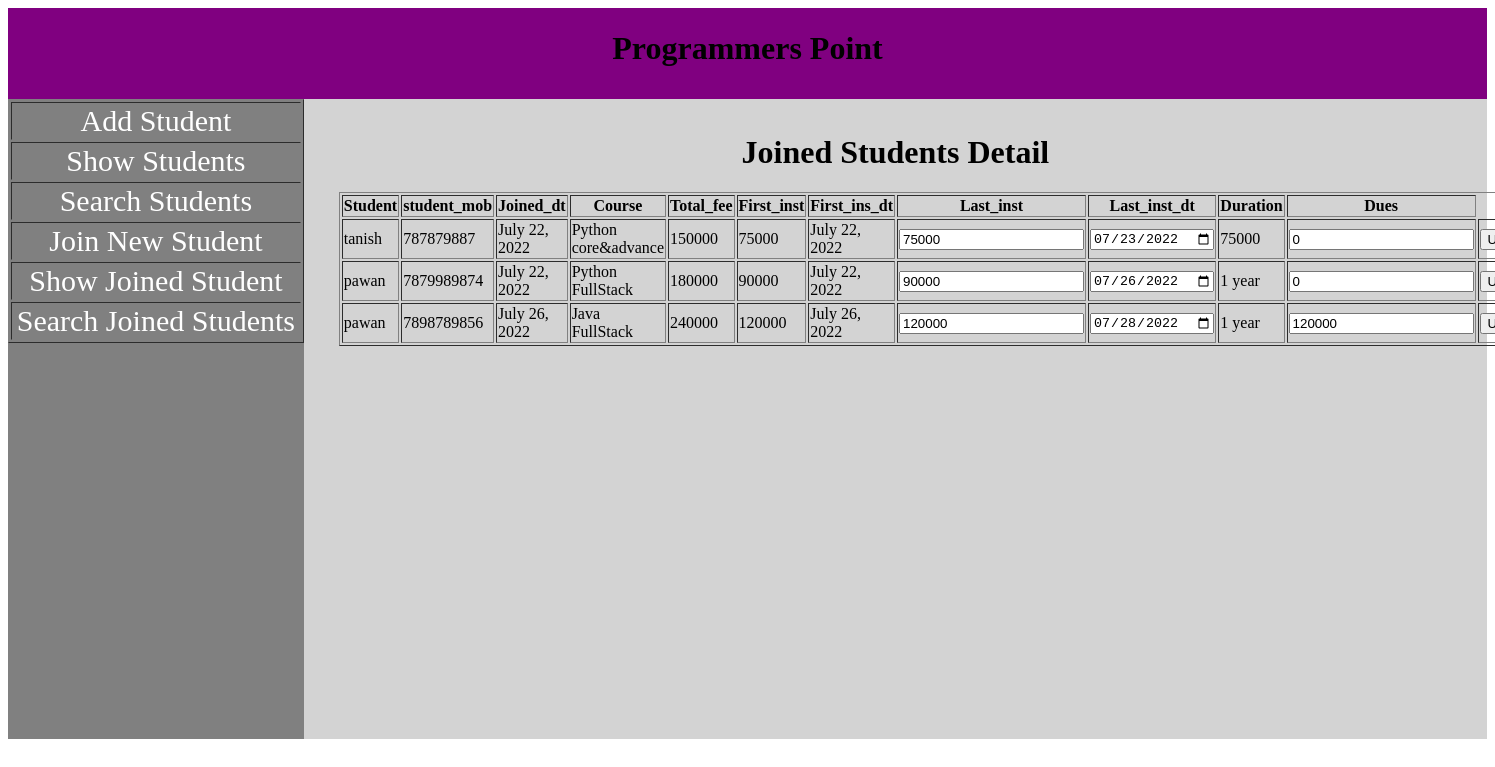
Page /showjoinstudents on the committed database.
### home/models.py (models this page shows, shortened)
class Joined(models.Model):
    student=models.ForeignKey(Student,on_delete=models.CASCADE)
    joined_dt=models.DateField(auto_now=False)
    total=models.IntegerField()
    first_ins=models.IntegerField()
    first_dt=models.DateField(auto_now=False)
    last_ins=models.IntegerField()
    last_dt=models.DateField(auto_now=False)
    duration=models.CharField(max_length=20)
    dues=models.IntegerField(default=0)
    def __str__(self) -> str:
        return str(self.last_dt.strftime("%Y-%m-%d"))

class Student(models.Model):
    user=models.OneToOneField(User,primary_key=True,on_delete=models.CASCADE)
    mob=models.CharField(max_length=11)
    address=models.CharField(max_length=20)
    course=models.CharField(max_length=20)
    edt=models.DateField(auto_now=False)
    remarks=models.CharField(max_length=100,default=None)
    name=models.CharField(max_length=20,default=None)

### home/views.py (the view)
# urls.py: path('showjoinstudents',views.showjoinstudents),
def showjoinstudents(request):
    joined=Joined.objects.all()
    return render(request,"showjoinedstudents.html",{'joined':joined})

### templates/showjoinedstudents.html (shortened to what this page needs)
{%extends 'base.html'%}
{%block content%}
<h1 align="center">Joined Students Detail</h1>
<table align="center" border="1px">
<tr>
    <th>Student</th>
    <th>student_mob</th>
    <th>Joined_dt</th>
    <th>Course</th>
    <th>Total_fee</th>
    <th>First_inst</th>
    <th>First_ins_dt</th>
    <th>Last_inst</th>
    <th>Last_inst_dt</th>
    <th>Duration</th>
    <th>Dues</th>
</tr>
{%for i in joined%}
<tr>
    <form action="updatejoined" method="post" >
    <td>{{i.student.name}}<input type="hidden" name="id" value="{{i.id}}"/></td>
    <td>{{i.student.mob}}</td>
    <td>{{i.joined_dt}}</td>
    <td>{{i.student.course}}</td>
    <td>{{i.total}}</td>
    <td>{{i.first_ins}}</td>
    <td>{{i.first_dt}}</td>
    <td><input type="number" name="last_ins" value="{{i.last_ins}}"/></td>
    <td><input value="{{i}}" type="date" name="last_dt" /></td>
    <td>{{i.duration}}</td>
    <td><input type="number" name="dues" value="{{i.dues}}"/></td>
    <td><input type="submit" value="Update" /></td>
    </form>
</tr>
{%endfor%}
</table>
{%endblock%}

### templates/base.html (shortened to what this page needs)
<!DOCTYPE html>
<html>
<head>
</head>
<body>
<div class="head">
	<h1 align="center">Programmers Point</h1>
</div>
<div class="main">
	<div class="left">
		<table align="center" border="1px" style="width: 100%;text-align: center">
			<tr><td><a href="/" style="color: white;text-decoration: none;font-size: 30px">Add Student</a></td></tr>
			<tr><td><a href="showstudents" style="color: white;text-decoration: none;font-size: 30px">Show Students</a></td></tr>
			<tr><td><a href="searchstudent" style="color: white;text-decoration: none;font-size: 30px">Search Students</a></td></tr>
			<tr><td><a href="joinstudent" style="color: white;text-decoration: none;font-size: 30px">Join New Student</a></td></tr>
			<tr><td><a href="showjoinstudents" style="color: white;text-decoration: none;font-size: 30px">Show Joined Student</a></td></tr>
			<tr><td><a href="searchjoinedstudents" style="color: white;text-decoration: none;font-size: 30px">Search Joined Students</a></td></tr>
		</table>
	</div>
	<div class="ryt">
		<div style="margin: 35px">
            {%block content%}
            {%endblock%}
		</div>
	</div>
</div>
</body>
</html>

### templates/base.html (style rules this page uses)
.head { height: 90px; width: 100%; background-color: purple; padding-top: 1px; }
.main { height: 640px; width: 100%; background-color: black; }
.left { height: 100%; width: 20%; background-color: grey; float: left; }
.ryt { height: 100%; width: 80%; background-color: lightgrey; float: left; }

### rows in the picture
Joined: student.name "tanish", student.mob "787879887", joined_dt "July 22, 2022", student.course "Python core&advance", total "150000", first_ins "75000", first_dt "July 22, 2022", last_ins "75000", last_dt "07/23/2022", duration "75000", dues "0"
Joined: student.name "pawan", student.mob "7879989874", joined_dt "July 22, 2022", student.course "Python FullStack", total "180000", first_ins "90000", first_dt "July 22, 2022", last_ins "90000", last_dt "07/26/2022", duration "1 year", dues "0"
Joined: student.name "pawan", student.mob "7898789856", joined_dt "July 26, 2022", student.course "Java FullStack", total "240000", first_ins "120000", first_dt "July 26, 2022", last_ins "120000", last_dt "07/28/2022", duration "1 year", dues "120000"
